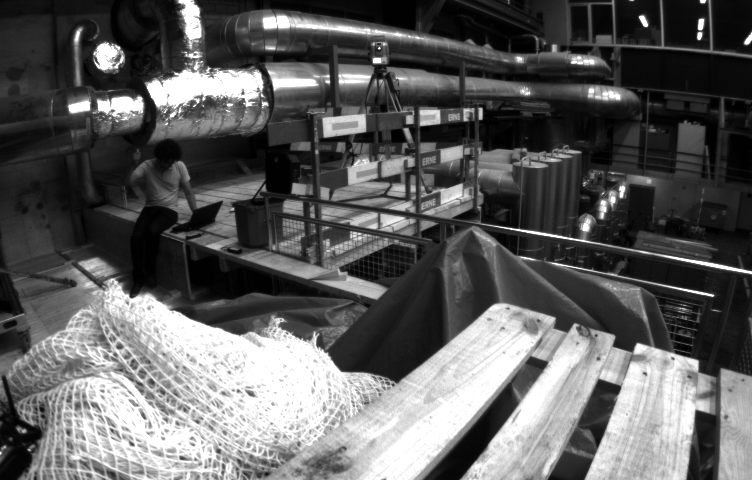
#> input picture orb_optimization/scripts/imgs/test_imgs/1403636579763555584.png, 752 x 480 px; its folder holds only this picture in this run
$ jupyter execute --allow-errors GA_error_diffusion_filter.ipynb
#> lines starting #> are read from the running program, lines starting #| are printed output that depends on the picture
[cell 1]
"""
if not uint8:
orb.detectAndCompute(img2, None) will raise an error

"""

[cell 2]
import cv2
import time
import numba
import pygad
import numpy as np
import matplotlib.pyplot as plt

from tqdm import tqdm
from glob import glob

[cell 3]
@numba.njit
def error_diffusion_quantization(img, h=None, method="custom", N=1):

    # Processing
    if method == "jjn":
        ## Jarvis, Judice & Ninke
        h = np.array([[0, 0, 0, 7, 5],
                      [3, 5, 7, 5, 3],
                      [1, 3, 5, 3, 1]]) / 48
        FSTEPJ = 2
        BSTEPJ = -2
        FSTEPI = 2
    if method == "fs":
        ## floyd-Steinburg
        h = np.array([[0, 0, 7],
                      [3, 5, 1]]) /16
        FSTEPJ = 1
        BSTEPJ = -1
        FSTEPI = 1
    if method == "custom":
        if h.shape[0]*h.shape[1] == 6:
            FSTEPJ = 1
            BSTEPJ = -1
            FSTEPI = 1
        if h.shape[0]*h.shape[1] == 15:
            FSTEPJ = 2
            BSTEPJ = -2
            FSTEPI = 2

    level = pow(2, N)
    d = 255 / (level-1)

    tmp1 = np.concatenate((np.ones((img.shape[0], -BSTEPJ)), img, np.ones((img.shape[0], FSTEPJ))), axis=1)
    tmp2 = np.concatenate((np.ones((FSTEPI, -BSTEPJ)), np.ones((FSTEPI, img.shape[1])), np.ones((FSTEPI, FSTEPJ))), axis=1)
    tmp = np.concatenate((tmp1, tmp2), axis=0)

    newImage = np.zeros((img.shape[0]+FSTEPI, img.shape[1]+FSTEPJ - BSTEPJ), dtype=np.int64)

    for i in range(img.shape[0]):
        for j in range(img.shape[1]+FSTEPJ):
            if (i > img.shape[0] or j > img.shape[1] - BSTEPJ or j <= -BSTEPJ):
                newImage[i,j] = np.round(newImage[i,j] / d) * d
            else:
                tmp_ceil  = np.ceil(tmp[i,j] / d) * d
                tmp_floor = np.floor(tmp[i,j] / d) * d

                err1 = tmp[i,j] - tmp_floor
                err2 = tmp[i,j] - tmp_ceil

                if (err1 * err1 < err2 * err2):
                    newImage[i,j] = tmp_floor
                    err3 = err1
                else:
                    newImage[i,j] = tmp_ceil
                    err3 = err2

                for k in range(1, FSTEPI + 2):
                    for l in range(BSTEPJ, FSTEPJ+1):
                        tmp[i+k-1, j+l] += err3 * h[k-1, -1*BSTEPJ+l]

    return newImage[:-FSTEPI, FSTEPJ:BSTEPJ].astype(np.uint8)


class ORBFilterGA(object):
    def __init__(self, bit=1, nfeatures1bit=1000, scaleFactor1bit=1.2, nlevels1bit=8,
                       num_generations=100, num_parents_mating=4, sol_per_pop=10, num_genes=12, gene_space=float,
                       init_range_low=0, init_range_high=1, parent_selection_type="sss", keep_parents=2,
                       crossover_type="single_point", mutation_type="random", mutation_percent_genes=33):

        self.nfeatures    = nfeatures1bit
        self.scaleFactor  = scaleFactor1bit
        self.nlevels      = nlevels1bit

        self.imgs = None
        self.ga_instance = None

        self.count = 0
        self.bit = bit
        self.num_generations = num_generations
        self.num_parents_mating = num_parents_mating
        self.sol_per_pop = sol_per_pop
        self.num_genes = num_genes              # 4(6-2) or 12(15-3)
        self.gene_space = gene_space            # w_range + orbparams
        self.init_range_low  = init_range_low
        self.init_range_high = init_range_high
        self.parent_selection_type = parent_selection_type
        self.keep_parents = keep_parents
        self.crossover_type = crossover_type
        self.mutation_type = mutation_type
        self.mutation_percent_genes = mutation_percent_genes

        self.acc_history = [0.0]
        self.acc_ave = None


    def set_dataset_and_config(self, directory=None, imgs=None, N=-1, num_genes=None, gene_space=None):
        if imgs:
            self.imgs = imgs

        if directory:
            img_paths = glob(f"{directory}*")

            if N != -1: img_paths = np.random.choice(img_paths, N)

            self.imgs = []

            for path in img_paths:
                img = cv2.cvtColor(cv2.imread(path), cv2.COLOR_BGR2GRAY)
                self.imgs.append(img)

        if type(num_genes)  != type(None):   self.num_genes  = num_genes
        if type(gene_space) != type(None):   self.gene_space = gene_space

        print(f"Dataset and config parameters has been ready!")
        print(f"All {len(self.imgs)} images in dataset!")


    def error_diffusion_quantization(self, img, w, method="custom", N=1):
#> called with w = array of shape (3, 5), method = 'custom', N = 2
        return error_diffusion_quantization(img, w, method, N)


    def orb_matching_accuracy(self, img_8bit, img_nbit, extractor_params=None):

        orb_8bit = cv2.ORB_create(
                nfeatures     = 1000,
                scaleFactor   = 1.2,
                nlevels       = 8,
        )

        orb_nbit = cv2.ORB_create(
                nfeatures     = self.nfeatures,
                scaleFactor   = self.scaleFactor,
                nlevels       = self.nlevels,
        )

        try:
            keypoints_8bit, descriptors_8bit = orb_8bit.detectAndCompute(img_8bit, None)
#> keypoints_8bit = 1000 keypoints; strongest (x, y, size): (699, 39, 31), (698, 33, 31), (698, 38, 37.2), (373, 60, 44.6)
            keypoints_nbit, descriptors_nbit = orb_nbit.detectAndCompute(img_nbit, None)
#> keypoints_nbit = 1140 keypoints; strongest (x, y, size): (700, 37, 37.2), (374, 61, 37.2), (698, 33, 31), (137, 102, 92.6)

            bf = cv2.BFMatcher(cv2.NORM_HAMMING, crossCheck=True)
            matches = bf.match(descriptors_8bit, descriptors_nbit)
#> matches = 739 matches
            min_dist = 10000
            max_dist = 0

            for match in matches:
                dist = match.distance
                if dist < min_dist:
                    min_dist = dist
                if dist > max_dist:
                    max_dist = dist
#> this loop made 739 passes
#> (dist, min_dist, max_dist) on pass 1: (7, 7, 7)
#> (dist, max_dist) on passes 2, 88, 188: (66, 66), (84, 84), (88, 88)
#> after the loop, max_dist = 88; min_dist = 0

            good_matches = []

            for match in matches:
                if match.distance <= max(2 * min_dist, 30.0):
                    good_matches.append(match)
#> after the loop, good_matches = 676 matches

            acc = len(good_matches)/len(descriptors_8bit)
#> acc = 0.676

        except Exception as e:
            acc = 0

        return acc


    # [57 lines left out: functions target_function, fitness_func, optimizationGA, not called in this run]


    def show_result(self):
        self.ga_instance.plot_fitness()

        solution, solution_fitness, solution_idx = self.ga_instance.best_solution()

        print(f"Parameters of the best solution:")
        print(f"[nfeatures]  : {solution[0]}")
        print(f"[scaleFactor]: {solution[1]}")
        print(f"[nlevels]    : {solution[2]}")
        print(f"[filter(int)]: {list(np.array(solution[3:]))}")
        print(f"[filter]     : {list(np.array(solution[3:])/np.sum(solution[3:]))}")
        print(f"Fitness value of the best solution = {solution_fitness}".format(solution_fitness=solution_fitness))

[cell 4]
# data_dir = "imgs/train_imgs/*"
data_dir = "/Users/tsy/slamFolder/datasets/euroc/MH_05_difficult/MH05_8bit/cam0/data/*"

# x_range =  [0,  5]
x_range = [0, 15]
gene_space = [
    [1000+10*x for x in range(0, 16)],              # nfeatures
    [1.2],                                          # scaleFactor
    [8],                                            # nlevels
    [x for x in range(x_range[0], x_range[1])],     # filter --- w1
    [x for x in range(x_range[0], x_range[1])],     # filter --- w2
    [x for x in range(x_range[0], x_range[1])],     # filter --- w3
    [x for x in range(x_range[0], x_range[1])],     # filter --- w4
    [x for x in range(x_range[0], x_range[1])],     # filter --- w5
    [x for x in range(x_range[0], x_range[1])],     # filter --- w6
    [x for x in range(x_range[0], x_range[1])],     # filter --- w7
    [x for x in range(x_range[0], x_range[1])],     # filter --- w8
    [x for x in range(x_range[0], x_range[1])],     # filter --- w9
    [x for x in range(x_range[0], x_range[1])],     # filter --- w10
    [x for x in range(x_range[0], x_range[1])],     # filter --- w11
    [x for x in range(x_range[0], x_range[1])],     # filter --- w12
]

num_genes = len(gene_space)


ofg = ORBFilterGA(num_generations=100, bit=5)
#> (the rest of this cell did not finish here and is left out)

#> (a cell that did not finish here is left out)

[cell 6]
# res = [0.38, 0.1, 0.38, 0.14]
res = [12.0, 7.0, 3.0, 8.0, 14.0, 6.0, 2.0, 2.0, 1.0, 3.0, 1.0, 0.0]
# w = np.array([0, 0] + res).reshape(2, 3)   # [15 5 8 4]
w = np.array([0, 0, 0] + res).reshape(3, 5)
w = w / np.sum(w)

# w = np.array([[0, 0, 7], [3, 5, 1]]) / 16
# w = np.array([[0, 0, 0, 7, 5], [3, 5, 7, 5, 3], [1, 3, 5, 3, 1]]) / 48

img_paths = glob("imgs/test_imgs/*")[:]

accs = []
ofg = ORBFilterGA(num_generations=1, nfeatures1bit=1140, scaleFactor1bit=1.2, nlevels1bit=8)

for path in img_paths:
    img   = cv2.cvtColor(cv2.imread(path), cv2.COLOR_BGR2GRAY)
    q_img = ofg.error_diffusion_quantization(img, w, N=2)

    acc = ofg.orb_matching_accuracy(img, q_img)
#> acc = 0.676

    accs.append(acc)

print(np.mean(accs))
#| 0.676

[cell 7]
import cv2
import pandas as pd
from glob import glob

N_range = [460, 500] # mh01:950, 2000
target_idx = 4
target     = "MH05"


DIR0 = "/Users/tsy/slamFolder/datasets/euroc/"
DIR1 = ["MH_01_easy/", "MH_02_easy/", "MH_03_median/", "MH_04_difficult/", "MH_05_difficult/"]
DIR2 = [f"block_wise/{target}_BW_N{n}" for n in [4, 8, 16]] +\
       [f"error_diffusion/{target}_{t}_1bit" for t in ["floyd", "jarvis"]] +\
       [f"visual_model/{target}_visual_{i}bit" for i in range(1, 8)] +\
       [f"uniform/{target}_uniform_{i}bit" for i in range(1, 8)]
DIR3 = "/cam0/data/*"

DIR2_ref = f"{target}_8bit"

ofg1 = ORBFilterGA()
ofg2 = ORBFilterGA(num_generations=1, nfeatures1bit=1140, scaleFactor1bit=1.2, nlevels1bit=8)
accs = {"Block4": [], "Block8": [], "Block16": [],
        "Err.Diff.\nFloyd\n1bit": [], "Err.Diff.\nJarvis\n1bit": [],
        "Err.Diff.\nWeight[6]\n1bit": [], "Err.Diff.\nWeight[6]\n2bit": [], "Err.Diff.\nWeight[6]\n3bit": [], "Err.Diff.\nWeight[6]\n4bit": [], "Err.Diff.\nWeight[6]\n5bit": [], "Err.Diff.\nWeight[6]\n6bit": [], "Err.Diff.\nWeight[6]\n7bit": [],
        "Linear\n1bit": [], "Linear\n2bit": [], "Linear\n3bit": [], "Linear\n4bit": [], "Linear\n5bit": [], "Linear\n6bit": [], "Linear\n7bit": []}
accs_keys = list(accs.keys())

#> (the rest of this cell did not finish here and is left out)

[cell 8]
plt.rcParams["font.size"] = 20
colors = [(0,0,0,.7), (0,.6,0,.7), (0,0,.6,.7)]

count     = 0
count_th1 = 6
count_th2 = 12

fig, axes = plt.subplots(nrows=3, ncols=1, figsize=(13, 12), dpi=200)

#> (the rest of this cell did not finish here and is left out)

[cell 9]
import cv2
import pandas as pd
from glob import glob

N_range = [500, 550] # mh01:950, 2000
target_idx = 4
target     = "MH05"


DIR0 = "/Users/tsy/slamFolder/datasets/euroc/"
DIR1 = ["MH_01_easy/", "MH_02_easy/", "MH_03_median/", "MH_04_difficult/", "MH_05_difficult/"]
DIR2 = [f"block_wise/{target}_BW_N{n}" for n in [4, 16]] +\
       [f"visual_model/{target}_visual_{i}bit" for i in range(1, 3)] +\
       [f"uniform/{target}_uniform_{i}bit" for i in range(1, 4)]
DIR3 = "/cam0/data/*"

DIR2_ref = f"{target}_8bit"

ofg1 = ORBFilterGA()
ofg2 = ORBFilterGA(num_generations=1, nfeatures1bit=1140, scaleFactor1bit=1.2, nlevels1bit=8)
accs = {"Block4": [], "Block16": [],
        "Err.Diff.\nWeight[6]\n1bit": [], "Err.Diff.\nWeight[6]\n2bit": [],
        "Linear\n1bit": [], "Linear\n2bit": [], "Linear\n3bit": []}
accs_keys = list(accs.keys())

#> (the rest of this cell did not finish here and is left out)

[cell 10]
# MH01
plt.rcParams["font.size"] = 23.5
colors = [(0,0,0,.7), (0,.6,0,.7), (0,0,.6,.7)]

plt.figure(figsize=(12, 8.6), dpi=200)

#> (the rest of this cell did not finish here and is left out)

#> (a cell that did not finish here is left out)

[cell 12]
# MH05
# uniform_1bit    0.4777
# uniform_2bit    0.1612
# uniform_3bit    0.0929
# uniform_4bit    0.0960
# uniform_5bit    0.0736
# uniform_6bit    0.0819
# uniform_7bit    0.0609
# visual_1bit     0.1931
# visual_2bit     0.1321
# visual_3bit     0.0997
# visual_4bit     0.0821
# visual_5bit     0.0691
# visual_6bit     0.0714
# visual_7bit     0.0740
# BW_N4           0.0767
# BW_N8           0.1702
# BW_N16          0.4505
# 8bit            0.0788

from scipy.stats import linregress

plt.rcParams["font.size"] = 23
ate_deg = [0.3989, 0.0824, 0.0141, 0.0172, 0.000, 0.0031, 0.0000, 0.1143, 0.0533, 0.0209, 0.0033, 0.0000, 0.0000, 0.000, 0.0000, 0.0914, 0.3717, 0.000]
ate_res = [0.4777, 0.1612, 0.0929, 0.096, 0.0736, 0.0819, 0.0609, 0.1931, 0.1321, 0.0997, 0.0821, 0.0691, 0.0714, 0.074, 0.0767, 0.1702, 0.4505, 0.0788]
msr_res = [4.092, 18.924, 54.675, 76.726, 88.689, 93.1, 95.342, 33.25, 55.78, 70.312, 81.048, 89.237, 92.162, 69.66, 39.016, 18.599, 8.024, 100]

x_range = np.array(msr_res)
y_range = 100*(1 - 0.0788/np.array(ate_res))

# y_range = np.array(ate_deg)

slope, intercept, r_value, p_value, std_err = linregress(x_range, y_range)
print(f"Slope:       {slope}; \nIntercept:   {intercept}; \nPearson's r: {r_value}")


plt.figure(figsize=(10, 6.5), dpi=100)
plt.scatter(x_range, y_range, marker="o", s=230)
# plt.plot(np.linspace(-5, 105, 200), slope*np.linspace(-5, 105, 200)+intercept, c='k', ls='--')
plt.grid(True, alpha=.8, ls="--")

plt.xlabel("Information Retention Percentage [%]", fontsize=25)
plt.ylabel("Degradation Percentage [%]", fontsize=25)
plt.xlim(-5, 105)
plt.ylim(-40, 100)
# plt.yticks(np.arange(0, 0.5, 0.1))
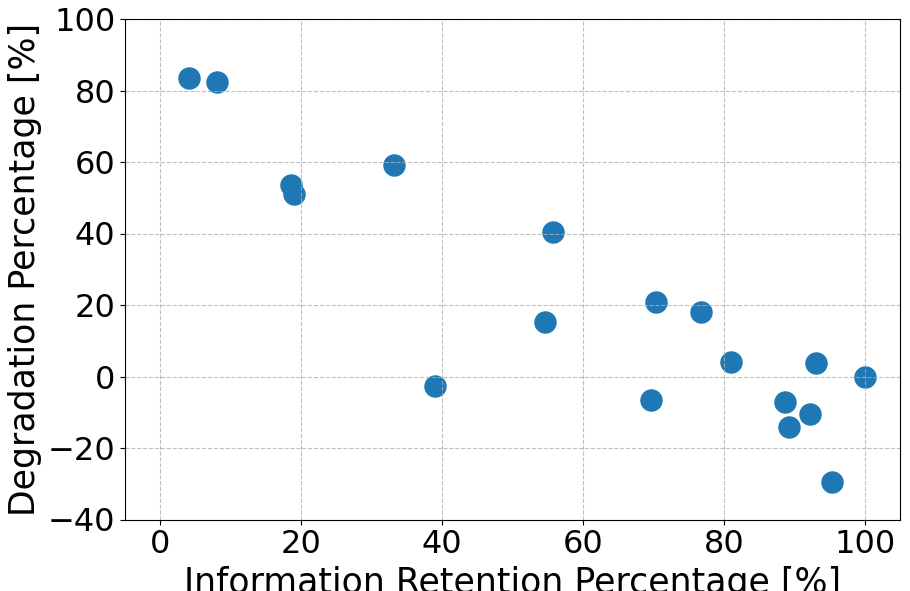
#> figure drawn by matplotlib, 1 panel
